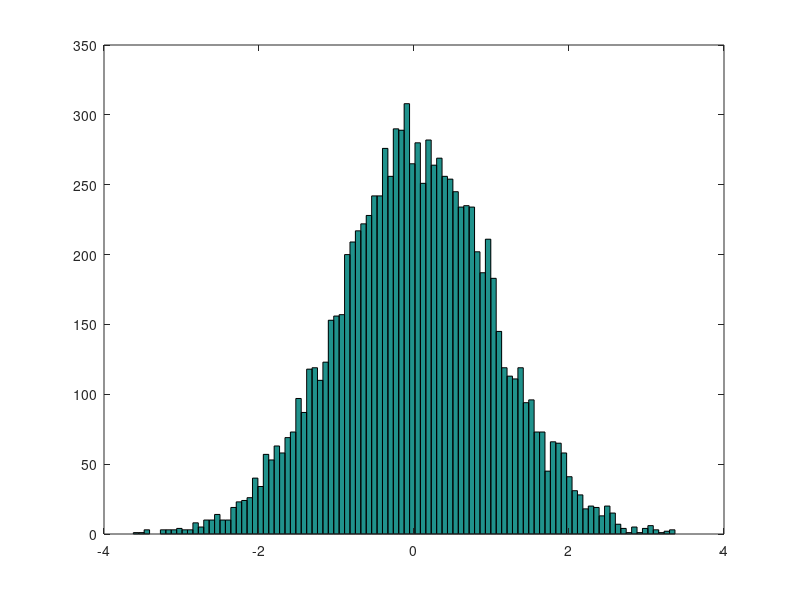
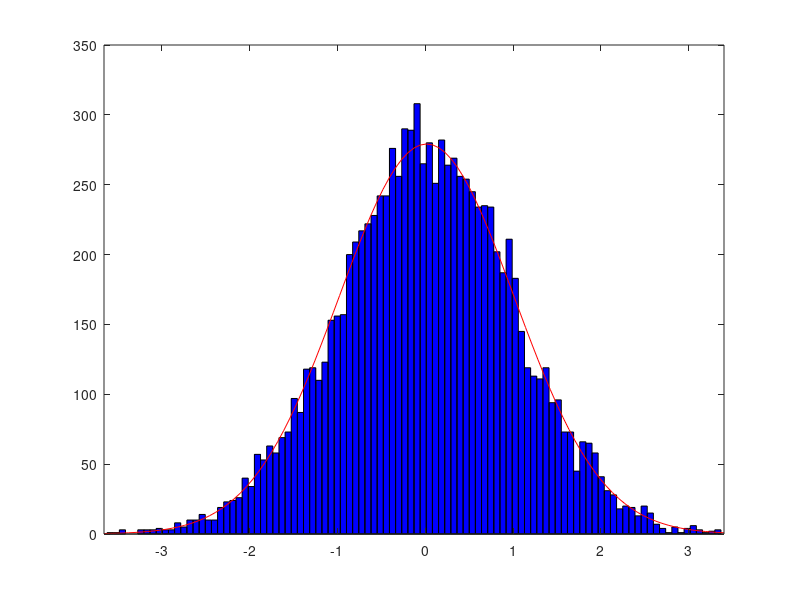
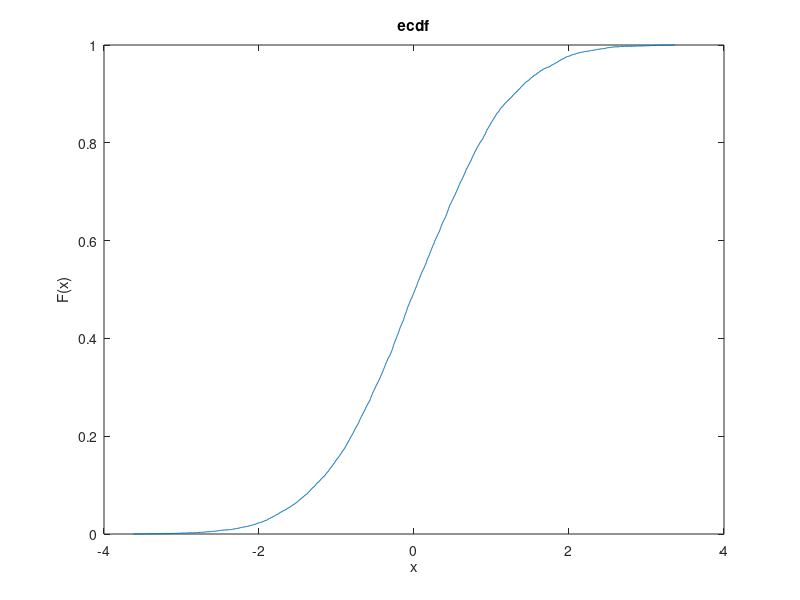

Here is the MATLAB script that generated these plots, in order:
clear
clc
close all

A=randn(10000,1);

display(['Mean Of A is ' num2str(mean(A))]);
display(['Standard Deviation Of A is ' num2str(std(A))]);

figure
hist(A,100)

figure
histfit(A,100)

figure
ecdf(A)
